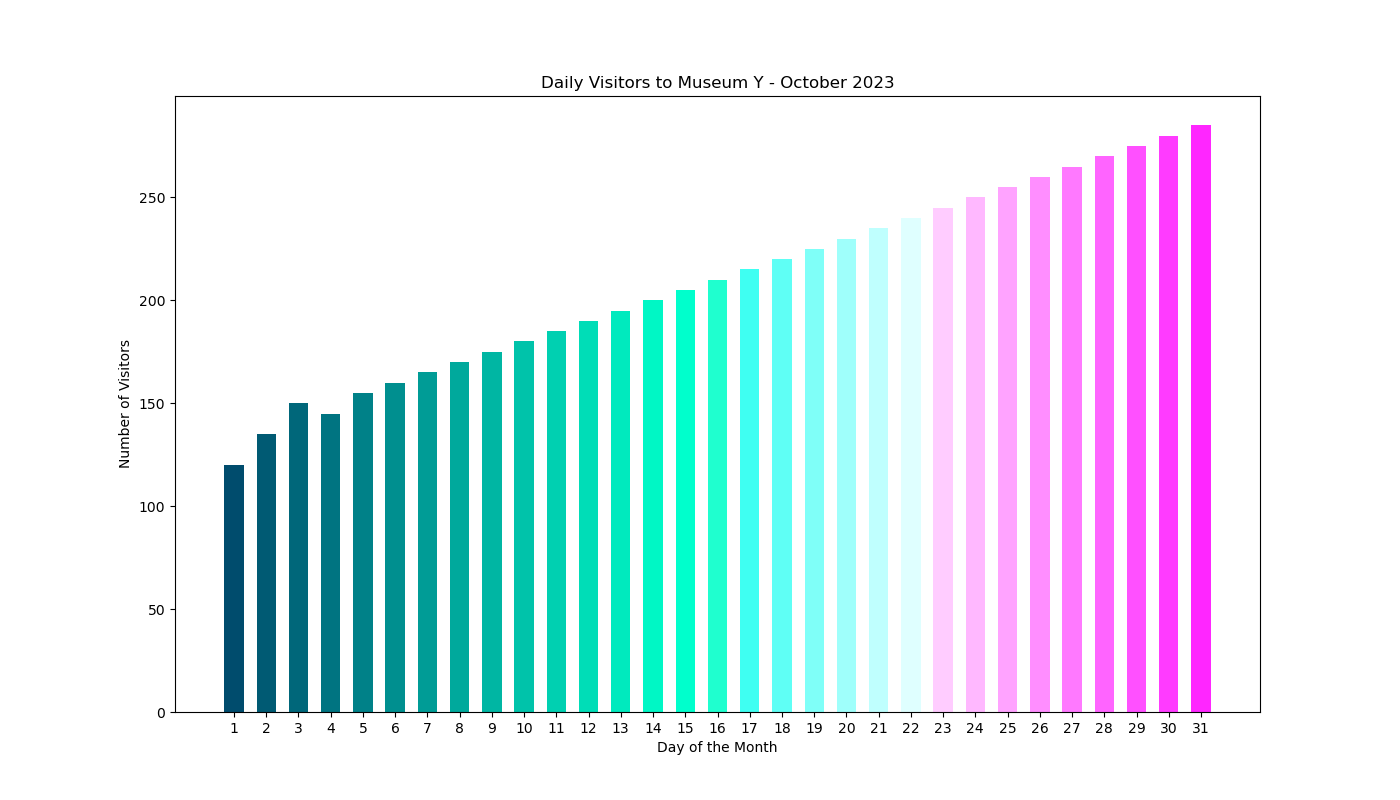

Python code for this plot:

import matplotlib.pyplot as plt

# Data
days = [str(day) for day in range(1, 32)]
visitors = [120, 135, 150, 145, 155, 160, 165, 170, 175, 180, 185, 190, 195, 200, 205, 210, 215, 220, 225, 230, 235, 240, 245, 250, 255, 260, 265, 270, 275, 280, 285]

# Creating the figure and specifying figure size
plt.figure(figsize=(14, 8))

# Creating the bar chart as a vertical chart
plt.bar(days, visitors, width=0.6, color=['#004c6d', '#005a73', '#00677a', '#007481', '#008188', '#008f8f', '#009c96', '#00a99c', '#00b6a3', '#00c3aa', '#00d0b1', '#00ddb7', '#00eabe', '#00f7c5', '#00ffcc', '#1fffcf', '#3ffff2', '#5ffff5', '#7ffff8', '#9ffffb', '#bffffe', '#dfffff', '#ffccff', '#ffb8ff', '#ffa3ff', '#ff8eff', '#ff79ff', '#ff64ff', '#ff50ff', '#ff3bff', '#ff26ff'])

# Adding labels and title
plt.ylabel('Number of Visitors')
plt.xlabel('Day of the Month')
plt.title('Daily Visitors to Museum Y - October 2023')

# Show the plot
plt.show()
